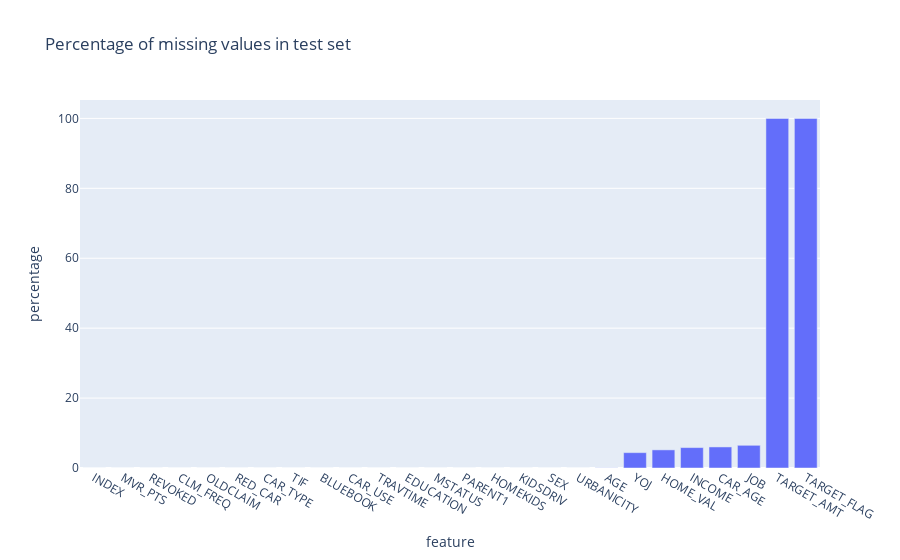

This figure's notebook cell:
### Code cell
plot_missing_values(test_auto, 'test')

### Figure 1 — Plotly figure (JSON) as saved in the notebook; plotly's stock layout.template omitted (floating-point values rounded to 4 significant figures)
{"data": [{"alignmentgroup": "True", "hovertemplate": "feature=%{x}<br>percentage=%{y}<extra></extra>", "legendgroup": "", "marker": {"color": "#636efa"}, "name": "", "offsetgroup": "", "orientation": "v", "showlegend": false, "textposition": "auto", "type": "bar", "x": ["INDEX", "MVR_PTS", "REVOKED", "CLM_FREQ", "OLDCLAIM", "RED_CAR", "CAR_TYPE", "TIF", "BLUEBOOK", "CAR_USE", "TRAVTIME", "EDUCATION", "MSTATUS", "PARENT1", "HOMEKIDS", "KIDSDRIV", "SEX", "URBANICITY", "AGE", "YOJ", "HOME_VAL", "INCOME", "CAR_AGE", "JOB", "TARGET_AMT", "TARGET_FLAG"], "xaxis": "x", "y": [0, 0, 0, 0, 0, 0, 0, 0, 0, 0, 0, 0, 0, 0, 0, 0, 0, 0, 0.04671, 4.39, 5.184, 5.838, 6.025, 6.492, 100, 100], "yaxis": "y"}], "layout": {"barmode": "relative", "legend": {"tracegroupgap": 0}, "title": {"text": "Percentage of missing values in test set "}, "xaxis": {"anchor": "y", "domain": [0, 1], "title": {"text": "feature"}}, "yaxis": {"anchor": "x", "domain": [0, 1], "title": {"text": "percentage"}}}}
